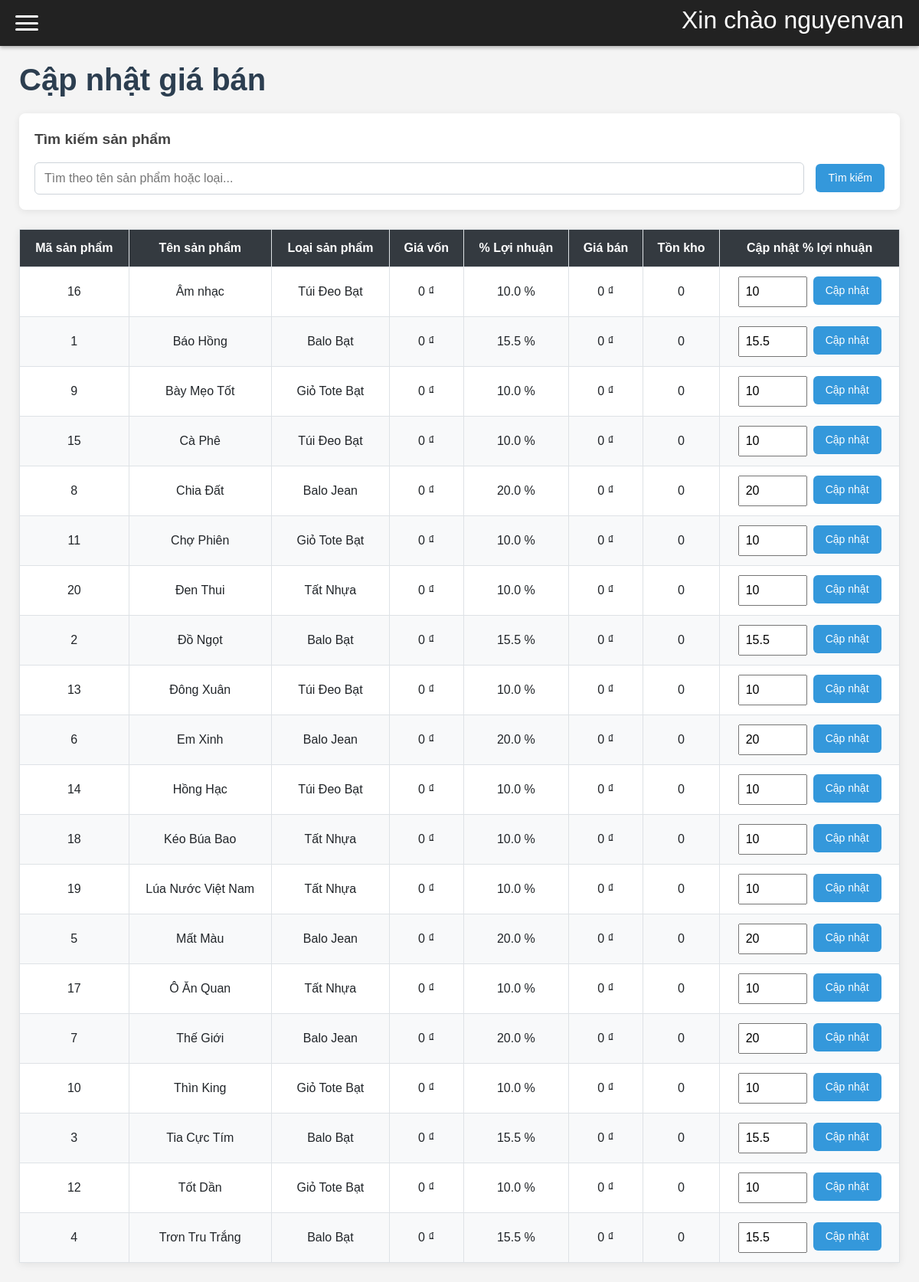
The app's page /admin.php?page=giaban_capnhap (signed in) with its own data.
### tables this page shows
CREATE TABLE sanpham(
    masp int auto_increment primary key not null,
    tensp varchar(225) not null,
    hientrang varchar(20) not null,
    donvitinh varchar(20) not null,
    motasp varchar(225) not null,
    soluongtontheolo int not null DEFAULT 0,
    hinhanh varchar(225) not null,
    phantramloinhuanmongmuon float not null check(phantramloinhuanmongmuon > 0),
    giavon float not null DEFAULT 0,
    giabandexuat float not null DEFAULT 0,
    maloai varchar(20),
    foreign key (maloai) references loai(maloai)
);

### giaban_capnhap.php (the view, shortened to what this page needs)
<?php
require_once 'db.php';
$keyword = trim($_GET['keyword'] ?? '');
$sql = "
    SELECT
        sp.masp,
        sp.tensp,
        COALESCE(l.tenloai, 'Chưa phân loại') AS tenloai,
        sp.giavon,
        sp.phantramloinhuanmongmuon,
        sp.giabandexuat,
        sp.soluongtontheolo
    FROM sanpham sp
    LEFT JOIN loai l ON sp.maloai = l.maloai
    WHERE 1=1
";
$sql .= " ORDER BY sp.tensp ASC";
$stmt = mysqli_prepare($conn, $sql);
mysqli_stmt_execute($stmt);
$result = mysqli_stmt_get_result($stmt);
$sanphams = [];
while ($row = mysqli_fetch_assoc($result)) {
    $sanphams[] = $row;
}
?>
<!DOCTYPE html>
<html lang="vi">
<head>
    <link href="https://cdn.jsdelivr.net/npm/bootstrap@5.3.3/dist/css/bootstrap.min.css" rel="stylesheet">
</head>
<body>
    <h1>Cập nhật giá bán</h1>
    <div class="filter-container">
        <div class="filter-title">Tìm kiếm sản phẩm</div>
        <form method="get" action="admin.php" class="filter-form">
            <div class="filter-group">
                <input type="text"
                       name="keyword"
                       class="filter-input"
                       placeholder="Tìm theo tên sản phẩm hoặc loại..."
                       value="<?= htmlspecialchars($keyword) ?>">
            </div>
            <button type="submit" class="btn-filter">Tìm kiếm</button>
        </form>
    </div>
    <table>
        <thead>
            <tr>
                <th>Mã sản phẩm</th>
                <th>Tên sản phẩm</th>
                <th>Loại sản phẩm</th>
                <th>Giá vốn</th>
                <th>% Lợi nhuận</th>
                <th>Giá bán</th>
                <th>Tồn kho</th>
                <th>Cập nhật % lợi nhuận</th>
            </tr>
        </thead>
        <tbody>
            <?php if (empty($sanphams)): ?>
                <tr>
                    <td colspan="8" style="text-align:center; padding:30px; color:#777;">
                        Không tìm thấy sản phẩm nào phù hợp.
                    </td>
                </tr>
            <?php else: ?>
                <?php foreach ($sanphams as $sp): ?>
                <tr>
                    <td data-label="Mã sản phẩm"><?= htmlspecialchars($sp['masp']) ?></td>
                    <td data-label="Tên sản phẩm" class="text-left"><?= htmlspecialchars($sp['tensp']) ?></td>
                    <td data-label="Loại sản phẩm" class="text-left"><?= htmlspecialchars($sp['tenloai']) ?></td>
                    <td data-label="Giá vốn"><?= number_format($sp['giavon']) ?> ₫</td>
                    <td data-label="% Lợi nhuận"><?= number_format($sp['phantramloinhuanmongmuon'], 1) ?> %</td>
                    <td data-label="Giá bán"><?= number_format($sp['giabandexuat']) ?> ₫</td>
                    <td data-label="Tồn kho"><?= number_format($sp['soluongtontheolo']) ?></td>
                    <td data-label="Cập nhật % lợi nhuận">
                        <form method="post" style="display:flex; align-items:center; gap:8px; justify-content:center; flex-wrap:wrap;">
                            <input type="number"
                                   name="phantramloinhuanmongmuon"
                                   value="<?= $sp['phantramloinhuanmongmuon'] ?>"
                                   step="0.1" min="0.1" required>
                            <button type="submit" name="update_phantram" class="btn btn-filter btn-sm">
                                Cập nhật
                            </button>
                        </form>
                    </td>
                </tr>
                <?php endforeach; ?>
            <?php endif; ?>
        </tbody>
    </table>
</body>
</html>

### admin.php (style rules this page uses)
* { margin: 0; padding: 0; box-sizing: border-box; }
body { font-family: Arial, sans-serif; background: #f4f4f4; min-height: 100vh; }

### giaban_capnhap.php (style rules this page uses)
body { font-family: Arial, sans-serif; background: #f4f4f4; min-height: 100vh; margin: 0; }
h1 { color: #2c3e50; margin-bottom: 20px; font-weight: bold; }
.filter-container { background: white; padding: 20px; border-radius: 8px; box-shadow: 0 2px 10px rgba(0,0,0,0.08); margin-bottom: 25px; }
.filter-title { font-size: 1.2rem; font-weight: 600; margin-bottom: 15px; color: #444; }
.filter-form { display: flex; flex-wrap: wrap; gap: 15px; align-items: flex-end; }
.filter-group { flex: 1; min-width: 220px; }
.filter-input { width: 100%; padding: 8px 12px; border: 1px solid #ced4da; border-radius: 6px; font-size: 1rem; }
.btn-filter { display: inline-block; padding: 8px 16px; background: #3498db; color: white; border-radius: 6px; text-decoration: none; font-size: 14px; border: none; cursor: pointer; transition: 0.2s; margin-bottom: 3px; }
table { width: 100%; border-collapse: collapse; background: white; box-shadow: 0 2px 10px rgba(0,0,0,0.08); margin-top: 20px; }
table th, table td { padding: 12px 15px; border: 1px solid #dee2e6; text-align: center; }
table th { background: #343a40; color: white; }
table tr:nth-child(even) { background: #f8f9fa; }
input[name="phantramloinhuanmongmuon"] { width: 90px !important; padding: 6px 8px !important; }

### records on screen
sanpham: masp "16", tensp "Âm nhạc", tenloai "Túi Đeo Bạt", giavon "0", phantramloinhuanmongmuon "10.0", giabandexuat "0", soluongtontheolo "0", phantramloinhuanmongmuon "10"
sanpham: masp "1", tensp "Báo Hồng", tenloai "Balo Bạt", giavon "0", phantramloinhuanmongmuon "15.5", giabandexuat "0", soluongtontheolo "0"
sanpham: masp "9", tensp "Bày Mẹo Tốt", tenloai "Giỏ Tote Bạt", giavon "0", phantramloinhuanmongmuon "10.0", giabandexuat "0", soluongtontheolo "0", phantramloinhuanmongmuon "10"
sanpham: masp "15", tensp "Cà Phê", tenloai "Túi Đeo Bạt", giavon "0", phantramloinhuanmongmuon "10.0", giabandexuat "0", soluongtontheolo "0", phantramloinhuanmongmuon "10"
sanpham: masp "8", tensp "Chia Đất", tenloai "Balo Jean", giavon "0", phantramloinhuanmongmuon "20.0", giabandexuat "0", soluongtontheolo "0", phantramloinhuanmongmuon "20"
sanpham: masp "11", tensp "Chợ Phiên", tenloai "Giỏ Tote Bạt", giavon "0", phantramloinhuanmongmuon "10.0", giabandexuat "0", soluongtontheolo "0", phantramloinhuanmongmuon "10"
sanpham: masp "20", tensp "Đen Thui", tenloai "Tất Nhựa", giavon "0", phantramloinhuanmongmuon "10.0", giabandexuat "0", soluongtontheolo "0", phantramloinhuanmongmuon "10"
sanpham: masp "2", tensp "Đồ Ngọt", tenloai "Balo Bạt", giavon "0", phantramloinhuanmongmuon "15.5", giabandexuat "0", soluongtontheolo "0"
sanpham: masp "13", tensp "Đông Xuân", tenloai "Túi Đeo Bạt", giavon "0", phantramloinhuanmongmuon "10.0", giabandexuat "0", soluongtontheolo "0", phantramloinhuanmongmuon "10"
sanpham: masp "6", tensp "Em Xinh", tenloai "Balo Jean", giavon "0", phantramloinhuanmongmuon "20.0", giabandexuat "0", soluongtontheolo "0", phantramloinhuanmongmuon "20"
sanpham: masp "14", tensp "Hồng Hạc", tenloai "Túi Đeo Bạt", giavon "0", phantramloinhuanmongmuon "10.0", giabandexuat "0", soluongtontheolo "0", phantramloinhuanmongmuon "10"
sanpham: masp "18", tensp "Kéo Búa Bao", tenloai "Tất Nhựa", giavon "0", phantramloinhuanmongmuon "10.0", giabandexuat "0", soluongtontheolo "0", phantramloinhuanmongmuon "10"
sanpham: masp "19", tensp "Lúa Nước Việt Nam", tenloai "Tất Nhựa", giavon "0", phantramloinhuanmongmuon "10.0", giabandexuat "0", soluongtontheolo "0", phantramloinhuanmongmuon "10"
sanpham: masp "5", tensp "Mất Màu", tenloai "Balo Jean", giavon "0", phantramloinhuanmongmuon "20.0", giabandexuat "0", soluongtontheolo "0", phantramloinhuanmongmuon "20"
sanpham: masp "17", tensp "Ô Ăn Quan", tenloai "Tất Nhựa", giavon "0", phantramloinhuanmongmuon "10.0", giabandexuat "0", soluongtontheolo "0", phantramloinhuanmongmuon "10"
sanpham: masp "7", tensp "Thế Giới", tenloai "Balo Jean", giavon "0", phantramloinhuanmongmuon "20.0", giabandexuat "0", soluongtontheolo "0", phantramloinhuanmongmuon "20"
sanpham: masp "10", tensp "Thìn King", tenloai "Giỏ Tote Bạt", giavon "0", phantramloinhuanmongmuon "10.0", giabandexuat "0", soluongtontheolo "0", phantramloinhuanmongmuon "10"
sanpham: masp "3", tensp "Tia Cực Tím", tenloai "Balo Bạt", giavon "0", phantramloinhuanmongmuon "15.5", giabandexuat "0", soluongtontheolo "0"
sanpham: masp "12", tensp "Tốt Dần", tenloai "Giỏ Tote Bạt", giavon "0", phantramloinhuanmongmuon "10.0", giabandexuat "0", soluongtontheolo "0", phantramloinhuanmongmuon "10"
sanpham: masp "4", tensp "Trơn Tru Trắng", tenloai "Balo Bạt", giavon "0", phantramloinhuanmongmuon "15.5", giabandexuat "0", soluongtontheolo "0"

### other values on screen
$_SESSION['admin'] "nguyenvan"
